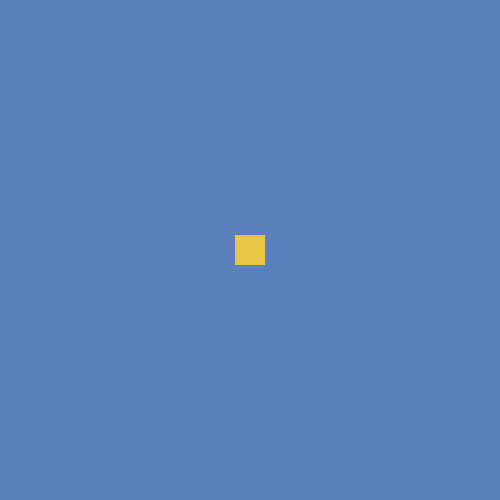
Frame 1 (no input)
Frame 60 (the mouse pressed at the canvas centre just before this capture): identical to frame 1, image omitted
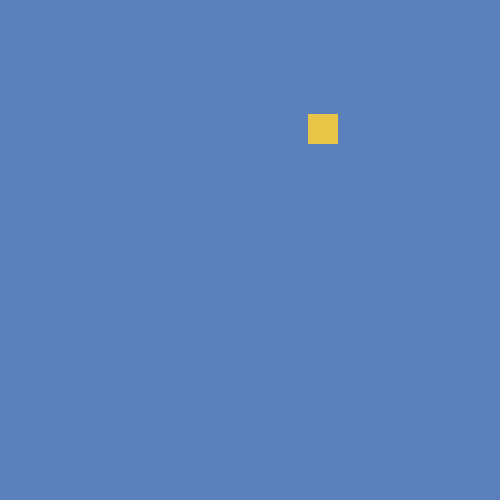
Frame 120 (the mouse held since frame 60 and released just before this capture)

The Processing sketch that drew these frames (run headless with seeded random() and noise(); from frame 60 on, the mouse is pressed at the canvas centre):

// Processing sketch: interactividad
// ── interactividad.pde
int coordX;
int coordY;

int tamanio = 30;

void setup(){
  size(500,500);
  noStroke();
  
  coordX = width/2;
  coordY = height/2;
}

void draw(){
  background(#5C80BC);
  fill(#E8C547);
  
  if((mouseX>coordX - tamanio/2 && mouseX<coordX + tamanio/2) && 
     (mouseY>coordY - tamanio/2 && mouseY<coordY + tamanio/2)){
    fill(#30323D);
    if(mousePressed){
       coordX = int(random(width));
       coordY = int(random(height));
      
    }
  }
  
  square(coordX - tamanio/2,coordY - tamanio/2,tamanio);
}
